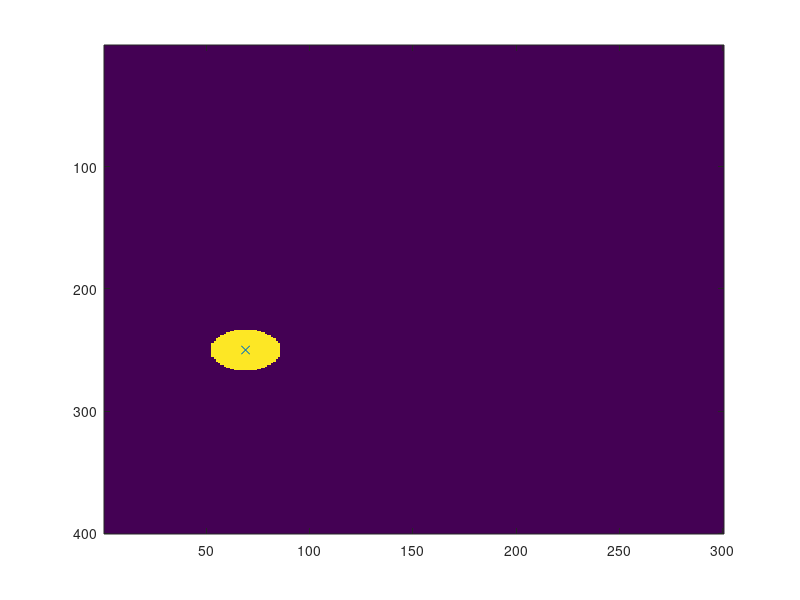

MATLAB code for this plot: (Note: this script raises an error after producing the figure.)
%% spatial analysis of FOVs


% test code
x =1:300;
y=1:400;

[xx yy] = meshgrid(x,y);
a = zeros(size(xx));

ind = (xx-69).^2 + (yy-250).^2 < 17^2;
imagesc(ind)

xbar = mean(xx(ind(:)));
ybar = mean(yy(ind(:)));
hold on
plot(xbar,ybar,'x')

%% load csv to define exp

clear all; clc;
%expfile = '\\CRASH.dhe.duke.edu\data\home\kevin\Code\Ai9x_experiment_list.txt';
%expfile = 'C:\Users\kevin\Documents\Repositories\ImagingCode-Glickfeld-Hull\kevin\Size Tuning Code\Ai9x_experiment_list.txt';
expfile = '\\duhs-user-nc1.dhe.duke.edu\dusom_glickfeldlab\All_staff\home\kevin\Code\Ai9x_experiment_list.txt';
fID = fopen(expfile);
head = textscan(fID,'%s%s%s%s%s',1,'delimiter',',');
head = vertcat(head{:});
temp = textscan(fID,'%s%s%s%s%s','delimiter',',','HeaderLines',1);
temp = horzcat(temp{:});
expdata = cell2table(temp,'VariableNames',head);
nExp = size(expdata,1);
%isvalid = ones(1,nExp);
%expdata = addvars(expdata,isvalid);

fprintf(['Size tuning spatial analysis - by KM, Glickfeld Lab\nLoading ' num2str(nExp) ' experiments\n'])

%%
iExp = 39;
distComb3_all = []; distComb11_all = []; distComb12_all = []; distComb22_all = []; distCombSame_all = [];
areaTag_all =[];areaTag11_all =[];areaTag12_all =[];areaTag22_all =[];areaTagS_all =[];
nM_all=[];nComb_all=[];
for iExp = 1:nExp
    date = expdata.date{iExp};
    mouse = expdata.mouse{iExp};
    ret_str = 'runs-002';
    run_str = expdata.run_str{iExp};
    fprintf('Experiment %d/%d: mouse %s date %s\n',iExp,nExp,mouse,date)
    
    % load masks
    load(fullfile('\\duhs-user-nc1.dhe.duke.edu\dusom_glickfeldlab\All_staff\home\kevin\Analysis\2P', [date '_' mouse], [date '_' mouse '_' ret_str], [date '_' mouse '_' ret_str '_mask_cell.mat']))
    fprintf('Loaded: cell masks')
    
    %load goodfit_ind (ret)
    filename = fullfile('\\duhs-user-nc1.dhe.duke.edu\dusom_glickfeldlab\All_staff\home\kevin\Analysis\2P', [date '_' mouse], [date '_' mouse '_' ret_str], [date '_' mouse '_' ret_str '_lbub_fits.mat']);
    if ~exist(filename, 'file')
        fprintf([[date '_' mouse '_' ret_str '_lbub_fits.mat'] ' not found! Please remove from list\n'])
    end
    load(filename, 'lbub_fits', 'goodfit_ind')
    nCellsR = size(lbub_fits,1);
    lbub_fits_ret = lbub_fits;
    cellAz = lbub_fits(goodfit_ind,4,4);
    cellEl = lbub_fits(goodfit_ind,5,4);
    sigmax = lbub_fits(goodfit_ind,2,4);
    sigmay = lbub_fits(goodfit_ind,3,4);
    RFsize = sqrt(2*log(2))*geo_mean([sigmax sigmay],2);
    fprintf(', lbub_fits(ret)')
    
    % load goodfit_ind_size, sizeFits
    % sizeFitResults_SP
    filename = fullfile('\\duhs-user-nc1.dhe.duke.edu\dusom_glickfeldlab\All_staff\home\kevin\Analysis\2P', [date '_' mouse], [date '_' mouse '_' run_str], [date '_' mouse '_' run_str '_sizeFitResults_SP.mat']);
    if ~exist(filename, 'file')
        fprintf([[date '_' mouse '_' run_str '_sizeFitResults_SP.mat'] ' not found! Please remove from list\n'])
    end
    load(filename, 'sizeFits')
    fprintf(', sizeFitResults_SP')
    
    %cellDists
    filename = fullfile('\\duhs-user-nc1.dhe.duke.edu\dusom_glickfeldlab\All_staff\home\kevin\Analysis\2P', [date '_' mouse], [date '_' mouse '_' run_str], [date '_' mouse '_' run_str '_sizeTuneData.mat']);
    if ~exist(filename, 'file')
        fprintf([[date '_' mouse '_' run_str '_sizeTuneData.mat'] ' not found! Please remove from list\n'])
    end
    load(filename, 'sizeTune', 'cellDists')
    fprintf(', cellDists')
    
    % lbub_fits (size)
    filename = fullfile('\\duhs-user-nc1.dhe.duke.edu\dusom_glickfeldlab\All_staff\home\kevin\Analysis\2P', [date '_' mouse], [date '_' mouse '_' run_str], [date '_' mouse '_' run_str '_lbub_fits.mat']);
    if ~exist(filename, 'file')
        fprintf([[date '_' mouse '_' run_str '_lbub_fits.mat'] ' not found! Please remove from list\n'])
    end
    load(filename, 'lbub_fits', 'goodfit_ind_size')
    fprintf(', lbub_fits(size) - done\n')
    
    switch expdata.area{iExp}
        case 'V1'
            RFcutoff = 10;
        case {'LM', 'AL'}
            RFcutoff = 15;
        case 'PM'
            RFcutoff = 20;
    end
    
    y=1:size(mask_cell,1);
    x=1:size(mask_cell,2);
    [xx yy] = meshgrid(x,y);
    
    %figure(1);clf;
    nCell1 = max(mask_cell(:));
    nCell2 = length(goodfit_ind);
    retMask = mask_cell*0;
    for i=1:nCell2
        retMask(mask_cell==goodfit_ind(i)) = i;
    end
    nCell3 = length(goodfit_ind_size);
    
    if size(sizeFits,2)==6
        ism2 = [sizeFits(goodfit_ind_size,5).Ftest];
    else
        ism2 = [sizeFits(goodfit_ind_size,4).Ftest];
    end
    
    % shuffle model identities
    ism2 = ism2(randperm(length(ism2)));
    
    sizeMask = mask_cell*0;modelMap = sizeMask;
    for i=1:nCell3
        sizeMask(retMask==goodfit_ind_size(i)) = i;
%         if ism2(i)
%             modelMap(retMask==goodfit_ind_size(i))=2;
%         else
%             modelMap(retMask==goodfit_ind_size(i))=1;
%         end
    end
    %subplot(2,3,[1 2 3])
    %imagesc(modelMap)
    %colormap(gca,[[0 0 0];[1 0 0];[0 0 1]])
    %title(['Exp: ' num2str(iExp) ', area: ' char(expdata.area{iExp})])
    %hold on
    xbar = 0*[1:nCell3]; ybar = xbar;
    for iCell=1:nCell3
        xb = mean(xx(sizeMask(:)==iCell));
        yb = mean(yy(sizeMask(:)==iCell));
        %plot(xb,yb,'xk')
        xbar(iCell) = xb;
        ybar(iCell) = yb;
    end
    nComb = nchoosek(nCell3,2);
    distComb3 = 0*[1:nComb]; distComb11=[]; distComb12 = []; distComb22 = []; distCombSame = [];
    areaTag=[]; areaTag11=[]; areaTag12=[]; areaTag22=[]; areaTagS=[];
    count = 1;
    ar = find(strcmp(expdata.area{iExp},areas));
    for iCell = 1:nCell3
        if cellDists(goodfit_ind_size(iCell))>RFcutoff
            continue
        end
        for jCell = iCell+1:nCell3
            if cellDists(goodfit_ind_size(jCell))>RFcutoff
                continue
            end
            dist = norm([xbar(iCell) - xbar(jCell), ybar(iCell) - ybar(jCell)]);
            distComb3(count) = dist;
            areaTag = [areaTag ar];
            count=count+1;
            if ism2(iCell) & ism2(jCell)
                distComb22 = [distComb22 dist];
                distCombSame = [distCombSame dist];
                areaTag22 = [areaTag22 ar];
                areaTagS = [areaTagS ar];
            elseif ~ism2(iCell) & ~ism2(jCell)
                distComb11 = [distComb11 dist];
                distCombSame = [distCombSame dist];
                areaTag11 = [areaTag11 ar];
                areaTagS = [areaTagS ar];
            else
                distComb12 = [distComb12 dist];
                areaTag12 = [areaTag12 ar];
            end
        end
    end
%     
%     subplot(2,3,4)
%     histogram(distComb3,50)
%     subplot(2,3,5)
%     histogram(distCombSame,50,'FaceColor','k','facealpha',0.1)
%     hold on
%     histogram(distComb11,50,'FaceColor','g','facealpha',0.3)
%     histogram(distComb22,50,'FaceColor','r','facealpha',0.3)
%     subplot(2,3,6)
%     histogram(distCombSame,50,'FaceColor','g')
%     hold on
%     histogram(distComb12,50,'FaceColor','r')
    
    distComb3_all = [distComb3_all distComb3];
    distComb11_all = [distComb11_all distComb11];
    distComb12_all = [distComb12_all distComb12];
    distComb22_all = [distComb22_all distComb22];
    distCombSame_all = [distCombSame_all distCombSame];
    areaTag_all = [areaTag_all areaTag];
    areaTag11_all = [areaTag11_all areaTag11];
    areaTag12_all = [areaTag12_all areaTag12];
    areaTag22_all = [areaTag22_all areaTag22];
    areaTagS_all = [areaTagS_all areaTagS];
    
    nM_all = [nM_all [sum(~ism2); sum(ism2)]];
    nComb_all = [nComb_all nComb];
    fprintf('Exp: %d done\n',iExp)
    %pause
end
%% simulate random points for expected distance
est = [];
for iTr = 1:100000;
    est(iTr) = sqrt((randi(length(x),1)-randi(length(x),1))^2 + (randi(length(y),1)-randi(length(y),1))^2);
end
mean(est)

%% plot all exps
scaleFactor = geo_mean([581/size(retMask,1),1030/size(retMask,2)])./1.7; %um per pixel
figure(2);clf;
% subplot(1,3,1)
% h = cdfplot(distComb3_all);
% hold on
% line([mean(distComb3_all),mean(distComb3_all)],[0 1],'color','b','LineWidth',2)
% text(500, .2,['all: ' num2str(mean(distComb3_all))])
% text(500, .1,['n=' num2str(length(distComb3_all))])
% title('All cell pairs, all exps')
% xlabel('Pairwise dist (microns)')
% grid off;set(gca,'box','off','TickDir','out')
subplot(1,2,1)
h = cdfplot(distCombSame_all*scaleFactor);
hold on
cdfplot(distComb12_all*scaleFactor);
line([mean(distCombSame_all)*scaleFactor,mean(distCombSame_all)*scaleFactor],[0 1],'color','b','LineWidth',2)
line([mean(distComb12_all)*scaleFactor,mean(distComb12_all)*scaleFactor],[0 1],'color','r','LineStyle','--','LineWidth',2)
title('Same vs Diff pairs, all exps')
xlabel('Pairwise dist (microns)')
text(300, .5,['same: ' num2str(mean(distCombSame_all)*scaleFactor)])
text(300, .4,['n=' num2str(length(distCombSame_all))])
text(300, .2,['diff: ' num2str(mean(distComb12_all)*scaleFactor)])
text(300, .1,['n=' num2str(length(distComb12_all))])
legend('same','diff')
grid off;set(gca,'box','off','TickDir','out')
subplot(1,2,2)
h = cdfplot(distComb11_all*scaleFactor);
hold on
cdfplot(distComb22_all*scaleFactor);
line([mean(distComb11_all)*scaleFactor,mean(distComb11_all)*scaleFactor],[0 1],'color','b','LineWidth',2)
line([mean(distComb22_all)*scaleFactor,mean(distComb22_all)*scaleFactor],[0 1],'color','r','LineStyle','--','LineWidth',2)
title('Same only pairs by model, all exps')
xlabel('Pairwise dist (microns)')
legend('m1-m1','m2-m2')
text(300, .5,['m1-m1: ' num2str(mean(distComb11_all)*scaleFactor)])
text(300, .4,['n=' num2str(length(distComb11_all))])
text(300, .2,['m2-m2: ' num2str(mean(distComb22_all)*scaleFactor)])
text(300, .1,['n=' num2str(length(distComb22_all))])
grid off;set(gca,'box','off','TickDir','out')
%%
figure(3);clf;
ism2_all = [sizeFits_all(:,4).Ftest];
for iA=1:4
    switch iA
        case 1
            RFcutoff = 10;
        case {2 3}
            RFcutoff = 15;
        case 4
            RFcutoff = 20;
    end
    ind = intersect(find(areaInd(goodfit_ind_all)==iA),goodfit_ind_size_all);
    ind = intersect(ind,find(cellDists_all<=RFcutoff));
    xMax=20;
    subplot(4,3,3*iA-2);
    cdfplot(cellDists_all(ind));
    xlim([0 xMax])
    title(['RF-stim distance: Area ' char(areas(iA))])
    text(xMax/2,0.5,['Mean: ' num2str(mean(cellDists_all(ind)))])
    text(xMax/2,0.25,['n=' num2str(length(ind))])
    ind1 = intersect(ind,find(~ism2_all));
    subplot(4,3,3*iA-1);
    cdfplot(cellDists_all(ind1));
    xlim([0 xMax])
    title(['M1 only in ' char(areas(iA))])
    text(xMax/2,0.5,['Mean: ' num2str(mean(cellDists_all(ind1)))])
    text(xMax/2,0.25,['n=' num2str(length(ind1))])
    ind2 = intersect(ind,find(ism2_all));
    subplot(4,3,3*iA);
    cdfplot(cellDists_all(ind2));
    xlim([0 xMax])
    title(['M2 only in ' char(areas(iA))])
    text(xMax/2,0.5,['Mean: ' num2str(mean(cellDists_all(ind2)))])
    text(xMax/2,0.25,['n=' num2str(length(ind2))])
end
%%
figure(4);clf;
for iA=1:length(areas)
    ind = find(areaTag_all == iA);
    ind11 = find(areaTag11_all == iA);
    ind12 = find(areaTag12_all == iA);
    ind22 = find(areaTag22_all == iA);
    indS = find(areaTagS_all == iA);
    
    subplot(4,2,2*iA-1)
    h = cdfplot(distCombSame_all(indS)*scaleFactor);
    hold on
    cdfplot(distComb12_all(ind12)*scaleFactor);
    line([mean(distCombSame_all(indS))*scaleFactor,mean(distCombSame_all(indS))*scaleFactor],[0 1],'color','b','LineWidth',2)
    line([mean(distComb12_all(ind12))*scaleFactor,mean(distComb12_all(ind12))*scaleFactor],[0 1],'color','r','LineStyle','--','LineWidth',2)
    title(['Same vs Diff pairs, area: ' char(areas(iA))])
    xlabel('Pairwise dist (microns)')
    text(300, .5,['same: ' num2str(mean(distCombSame_all(indS))*scaleFactor)])
    text(300, .4,['n=' num2str(length(distCombSame_all(indS)))])
    text(300, .2,['diff: ' num2str(mean(distComb12_all(ind12))*scaleFactor)])
    text(300, .1,['n=' num2str(length(distComb12_all(ind12)))])
    legend('same','diff')
    grid off;set(gca,'box','off','TickDir','out')
    subplot(4,2,2*iA)
    h = cdfplot(distComb11_all(ind11)*scaleFactor);
    hold on
    cdfplot(distComb22_all(ind22)*scaleFactor);
    line([mean(distComb11_all(ind11))*scaleFactor,mean(distComb11_all(ind11))*scaleFactor],[0 1],'color','b','LineWidth',2)
    line([mean(distComb22_all(ind22))*scaleFactor,mean(distComb22_all(ind22))*scaleFactor],[0 1],'color','r','LineStyle','--','LineWidth',2)
    title(['Same only pairs by model, area: ' char(areas(iA))])
    xlabel('Pairwise dist (microns)')
    legend('m1-m1','m2-m2')
    text(300, .5,['m1-m1: ' num2str(mean(distComb11_all(ind11))*scaleFactor)])
    text(300, .4,['n=' num2str(length(distComb11_all(ind11)))])
    text(300, .2,['m2-m2: ' num2str(mean(distComb22_all(ind22))*scaleFactor)])
    text(300, .1,['n=' num2str(length(distComb22_all(ind22)))])
    grid off;set(gca,'box','off','TickDir','out')
end

%% number of m1 cells by area
% start with just pm

expIndi = find(cellfun(@(x) strcmp(x,'PM'), expdata.area, 'UniformOutput', 1));
fracM1 = nM_all(1,:)./sum(nM_all,1);

figure(1);clf;
subplot(1,2,1)
histogram(fracM1(expIndi),10);
xlim([0 1])
xlabel('Frac M1 cells')
subplot(1,2,2)
plot(fracM1(expIndi),nM_all(1,expIndi),'k.')
xlim([0 1])
xlabel('Frac M1 cells')
ylabel('Number M1 cells')

%% stats
[h p] = lillietest(distCombSame_all); % all fail
ranksum(distComb11_all,distComb22_all);

% estimate distance in um
geo_mean([(581/512),1030/796])*mean(distComb12_all)

geo_mean([(581/512),1030/796])*std(distComb12_all)

%% example FOVs
exFOV = [19 34 45 49 3 8 20 42 17 26 35 39 4 18 50 51];
figure(5);clf;
for iFOV = 1:length(exFOV)
    iExp = exFOV(iFOV);
    date = expdata.date{iExp};
    mouse = expdata.mouse{iExp};
    ret_str = 'runs-002';
    run_str = expdata.run_str{iExp};
    fprintf('Experiment %d/%d: mouse %s date %s\n',iExp,nExp,mouse,date)
    
    % load masks
    load(fullfile('\\duhs-user-nc1.dhe.duke.edu\dusom_glickfeldlab\All_staff\home\kevin\Analysis\2P', [date '_' mouse], [date '_' mouse '_' ret_str], [date '_' mouse '_' ret_str '_mask_cell.mat']))
    fprintf('Loaded: cell masks')
    
    %load goodfit_ind (ret)
    filename = fullfile('\\duhs-user-nc1.dhe.duke.edu\dusom_glickfeldlab\All_staff\home\kevin\Analysis\2P', [date '_' mouse], [date '_' mouse '_' ret_str], [date '_' mouse '_' ret_str '_lbub_fits.mat']);
    if ~exist(filename, 'file')
        fprintf([[date '_' mouse '_' ret_str '_lbub_fits.mat'] ' not found! Please remove from list\n'])
    end
    load(filename, 'lbub_fits', 'goodfit_ind')
    nCellsR = size(lbub_fits,1);
    lbub_fits_ret = lbub_fits;
    cellAz = lbub_fits(goodfit_ind,4,4);
    cellEl = lbub_fits(goodfit_ind,5,4);
    sigmax = lbub_fits(goodfit_ind,2,4);
    sigmay = lbub_fits(goodfit_ind,3,4);
    RFsize = sqrt(2*log(2))*geo_mean([sigmax sigmay],2);
    fprintf(', lbub_fits(ret)')
    
    % load goodfit_ind_size, sizeFits
    % sizeFitResults_SP
    filename = fullfile('\\duhs-user-nc1.dhe.duke.edu\dusom_glickfeldlab\All_staff\home\kevin\Analysis\2P', [date '_' mouse], [date '_' mouse '_' run_str], [date '_' mouse '_' run_str '_sizeFitResults_SP.mat']);
    if ~exist(filename, 'file')
        fprintf([[date '_' mouse '_' run_str '_sizeFitResults_SP.mat'] ' not found! Please remove from list\n'])
    end
    load(filename, 'sizeFits')
    fprintf(', sizeFitResults_SP')
    
    %cellDists
    filename = fullfile('\\duhs-user-nc1.dhe.duke.edu\dusom_glickfeldlab\All_staff\home\kevin\Analysis\2P', [date '_' mouse], [date '_' mouse '_' run_str], [date '_' mouse '_' run_str '_sizeTuneData.mat']);
    if ~exist(filename, 'file')
        fprintf([[date '_' mouse '_' run_str '_sizeTuneData.mat'] ' not found! Please remove from list\n'])
    end
    load(filename, 'sizeTune', 'cellDists')
    fprintf(', cellDists')
    
    % lbub_fits (size)
    filename = fullfile('\\duhs-user-nc1.dhe.duke.edu\dusom_glickfeldlab\All_staff\home\kevin\Analysis\2P', [date '_' mouse], [date '_' mouse '_' run_str], [date '_' mouse '_' run_str '_lbub_fits.mat']);
    if ~exist(filename, 'file')
        fprintf([[date '_' mouse '_' run_str '_lbub_fits.mat'] ' not found! Please remove from list\n'])
    end
    load(filename, 'lbub_fits', 'goodfit_ind_size')
    fprintf(', lbub_fits(size) - done\n')
    
    switch expdata.area{iExp}
        case 'V1'
            RFcutoff = 10;
        case {'LM', 'AL'}
            RFcutoff = 15;
        case 'PM'
            RFcutoff = 20;
    end
    
    nCell1 = max(mask_cell(:));
    nCell2 = length(goodfit_ind);
    retMask = mask_cell*0;
    for i=1:nCell2
        retMask(mask_cell==goodfit_ind(i)) = i;
    end
    nCell3 = length(goodfit_ind_size);
    
    if size(sizeFits,2)==6
        ism2 = [sizeFits(goodfit_ind_size,5).Ftest];
    else
        ism2 = [sizeFits(goodfit_ind_size,4).Ftest];
    end
    
    sizeMask = mask_cell*0;modelMap = sizeMask;
    for i=1:nCell3
        sizeMask(retMask==goodfit_ind_size(i)) = i;
        if ism2(i)
            modelMap(retMask==goodfit_ind_size(i))=2;
            if cellDists(goodfit_ind_size(i))>RFcutoff
                modelMap(retMask==goodfit_ind_size(i))=0;
            end
        else
            modelMap(retMask==goodfit_ind_size(i))=1;
            if cellDists(goodfit_ind_size(i))>RFcutoff
                modelMap(retMask==goodfit_ind_size(i))=0;
            end
        end
    end
    subplot(4,4,iFOV)
    imagesc(modelMap)
    colormap(gca,[[0 0 0];[1 0 0];[0 0 1]]) %;[1 0 1];[0 1 0]
    title(['Exp: ' num2str(iExp) ', area: ' char(expdata.area{iExp})])


end